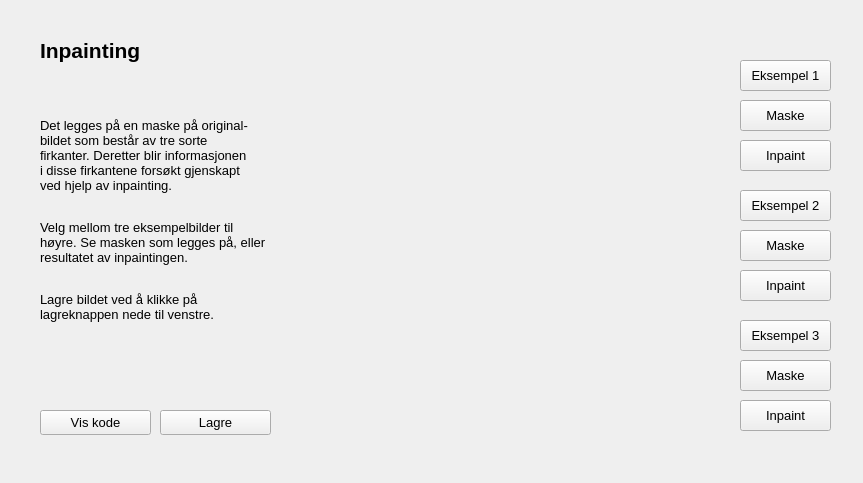
<?xml version="1.0" encoding="UTF-8"?>
<ui version="4.0">
 <class>Form</class>
 <widget class="QWidget" name="Form">
  <property name="geometry">
   <rect>
    <x>0</x>
    <y>0</y>
    <width>863</width>
    <height>483</height>
   </rect>
  </property>
  <property name="windowTitle">
   <string>Form</string>
  </property>
  <widget class="QPushButton" name="maskOne">
   <property name="geometry">
    <rect>
     <x>740</x>
     <y>100</y>
     <width>91</width>
     <height>31</height>
    </rect>
   </property>
   <property name="font">
    <font>
     <pointsize>10</pointsize>
    </font>
   </property>
   <property name="text">
    <string>Maske</string>
   </property>
  </widget>
  <widget class="QPushButton" name="inpaintOne">
   <property name="geometry">
    <rect>
     <x>740</x>
     <y>140</y>
     <width>91</width>
     <height>31</height>
    </rect>
   </property>
   <property name="font">
    <font>
     <pointsize>10</pointsize>
    </font>
   </property>
   <property name="text">
    <string>Inpaint</string>
   </property>
  </widget>
  <widget class="QPushButton" name="imageOne">
   <property name="geometry">
    <rect>
     <x>740</x>
     <y>60</y>
     <width>91</width>
     <height>31</height>
    </rect>
   </property>
   <property name="font">
    <font>
     <pointsize>10</pointsize>
    </font>
   </property>
   <property name="text">
    <string>Eksempel 1</string>
   </property>
  </widget>
  <widget class="QLabel" name="glattingOverskrift">
   <property name="geometry">
    <rect>
     <x>40</x>
     <y>20</y>
     <width>221</width>
     <height>61</height>
    </rect>
   </property>
   <property name="font">
    <font>
     <pointsize>16</pointsize>
     <weight>75</weight>
     <italic>false</italic>
     <bold>true</bold>
     <underline>false</underline>
    </font>
   </property>
   <property name="text">
    <string>Inpainting</string>
   </property>
  </widget>
  <widget class="QLabel" name="label_12">
   <property name="geometry">
    <rect>
     <x>40</x>
     <y>110</y>
     <width>271</width>
     <height>221</height>
    </rect>
   </property>
   <property name="font">
    <font>
     <pointsize>10</pointsize>
    </font>
   </property>
   <property name="text">
    <string>&lt;html&gt;&lt;head/&gt;&lt;body&gt;&lt;p&gt;Det legges på en maske på original-&lt;br/&gt;bildet som består av tre sorte &lt;br/&gt;firkanter. Deretter blir informasjonen&lt;br/&gt;i disse firkantene forsøkt gjenskapt&lt;br/&gt;ved hjelp av inpainting.&lt;/p&gt;&lt;p&gt;&lt;br/&gt;Velg mellom tre eksempelbilder til&lt;br/&gt;høyre. Se masken som legges på, eller&lt;br/&gt;resultatet av inpaintingen.&lt;/p&gt;&lt;p&gt;&lt;br/&gt;Lagre bildet ved å klikke på &lt;br/&gt;lagreknappen nede til venstre.&lt;/p&gt;&lt;/body&gt;&lt;/html&gt;</string>
   </property>
  </widget>
  <widget class="QPushButton" name="inpaintingCode">
   <property name="geometry">
    <rect>
     <x>40</x>
     <y>410</y>
     <width>111</width>
     <height>25</height>
    </rect>
   </property>
   <property name="font">
    <font>
     <pointsize>10</pointsize>
    </font>
   </property>
   <property name="text">
    <string>Vis kode</string>
   </property>
  </widget>
  <widget class="QPushButton" name="maskTwo">
   <property name="geometry">
    <rect>
     <x>740</x>
     <y>230</y>
     <width>91</width>
     <height>31</height>
    </rect>
   </property>
   <property name="font">
    <font>
     <pointsize>10</pointsize>
    </font>
   </property>
   <property name="text">
    <string>Maske</string>
   </property>
  </widget>
  <widget class="QPushButton" name="imageTwo">
   <property name="geometry">
    <rect>
     <x>740</x>
     <y>190</y>
     <width>91</width>
     <height>31</height>
    </rect>
   </property>
   <property name="font">
    <font>
     <pointsize>10</pointsize>
    </font>
   </property>
   <property name="text">
    <string>Eksempel 2</string>
   </property>
  </widget>
  <widget class="QPushButton" name="inpaintTwo">
   <property name="geometry">
    <rect>
     <x>740</x>
     <y>270</y>
     <width>91</width>
     <height>31</height>
    </rect>
   </property>
   <property name="font">
    <font>
     <pointsize>10</pointsize>
    </font>
   </property>
   <property name="text">
    <string>Inpaint</string>
   </property>
  </widget>
  <widget class="QPushButton" name="maskThree">
   <property name="geometry">
    <rect>
     <x>740</x>
     <y>360</y>
     <width>91</width>
     <height>31</height>
    </rect>
   </property>
   <property name="font">
    <font>
     <pointsize>10</pointsize>
    </font>
   </property>
   <property name="text">
    <string>Maske</string>
   </property>
  </widget>
  <widget class="QPushButton" name="imageThree">
   <property name="geometry">
    <rect>
     <x>740</x>
     <y>320</y>
     <width>91</width>
     <height>31</height>
    </rect>
   </property>
   <property name="font">
    <font>
     <pointsize>10</pointsize>
    </font>
   </property>
   <property name="text">
    <string>Eksempel 3</string>
   </property>
  </widget>
  <widget class="QPushButton" name="inpaintThree">
   <property name="geometry">
    <rect>
     <x>740</x>
     <y>400</y>
     <width>91</width>
     <height>31</height>
    </rect>
   </property>
   <property name="font">
    <font>
     <pointsize>10</pointsize>
    </font>
   </property>
   <property name="text">
    <string>Inpaint</string>
   </property>
  </widget>
  <widget class="imagewidget" name="imagewidget" native="true">
   <property name="geometry">
    <rect>
     <x>299</x>
     <y>59</y>
     <width>431</width>
     <height>371</height>
    </rect>
   </property>
  </widget>
  <widget class="QPushButton" name="save">
   <property name="geometry">
    <rect>
     <x>160</x>
     <y>410</y>
     <width>111</width>
     <height>25</height>
    </rect>
   </property>
   <property name="font">
    <font>
     <pointsize>10</pointsize>
    </font>
   </property>
   <property name="text">
    <string>Lagre</string>
   </property>
  </widget>
 </widget>
 <customwidgets>
  <customwidget>
   <class>imagewidget</class>
   <extends>QWidget</extends>
   <header>imagewidget.h</header>
   <container>1</container>
  </customwidget>
 </customwidgets>
 <resources/>
 <connections/>
</ui>
